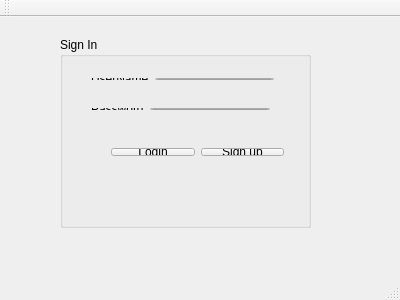
<?xml version="1.0" encoding="UTF-8"?>
<ui version="4.0">
 <class>MainWindow</class>
 <widget class="QMainWindow" name="MainWindow">
  <property name="geometry">
   <rect>
    <x>0</x>
    <y>0</y>
    <width>400</width>
    <height>300</height>
   </rect>
  </property>
  <property name="windowTitle">
   <string>Sign in</string>
  </property>
  <widget class="QWidget" name="centralWidget">
   <widget class="QGroupBox" name="groupBox">
    <property name="geometry">
     <rect>
      <x>60</x>
      <y>20</y>
      <width>251</width>
      <height>191</height>
     </rect>
    </property>
    <property name="title">
     <string>Sign In</string>
    </property>
    <widget class="QWidget" name="layoutWidget">
     <property name="geometry">
      <rect>
       <x>20</x>
       <y>60</y>
       <width>201</width>
       <height>24</height>
      </rect>
     </property>
     <layout class="QHBoxLayout" name="horizontalLayout_2">
      <item>
       <widget class="QLabel" name="label_password">
        <property name="text">
         <string>Password</string>
        </property>
       </widget>
      </item>
      <item>
       <widget class="QLineEdit" name="lineEdit_password">
        <property name="echoMode">
         <enum>QLineEdit::Password</enum>
        </property>
       </widget>
      </item>
     </layout>
    </widget>
    <widget class="QWidget" name="layoutWidget">
     <property name="geometry">
      <rect>
       <x>20</x>
       <y>30</y>
       <width>205</width>
       <height>24</height>
      </rect>
     </property>
     <layout class="QHBoxLayout" name="horizontalLayout">
      <item>
       <widget class="QLabel" name="label_username">
        <property name="text">
         <string>UserName</string>
        </property>
       </widget>
      </item>
      <item>
       <widget class="QLineEdit" name="lineEdit_username"/>
      </item>
     </layout>
    </widget>
    <widget class="QWidget" name="layoutWidget">
     <property name="geometry">
      <rect>
       <x>40</x>
       <y>100</y>
       <width>195</width>
       <height>30</height>
      </rect>
     </property>
     <layout class="QHBoxLayout" name="horizontalLayout_3">
      <item>
       <widget class="QPushButton" name="pushButton_login">
        <property name="text">
         <string>Login</string>
        </property>
       </widget>
      </item>
      <item>
       <widget class="QPushButton" name="pushButton_signUp">
        <property name="text">
         <string>Sign up</string>
        </property>
       </widget>
      </item>
     </layout>
    </widget>
   </widget>
   <widget class="QLabel" name="label_status">
    <property name="geometry">
     <rect>
      <x>60</x>
      <y>215</y>
      <width>301</width>
      <height>21</height>
     </rect>
    </property>
    <property name="text">
     <string/>
    </property>
   </widget>
  </widget>
  <widget class="QMenuBar" name="menuBar">
   <property name="geometry">
    <rect>
     <x>0</x>
     <y>0</y>
     <width>400</width>
     <height>26</height>
    </rect>
   </property>
  </widget>
  <widget class="QToolBar" name="mainToolBar">
   <attribute name="toolBarArea">
    <enum>TopToolBarArea</enum>
   </attribute>
   <attribute name="toolBarBreak">
    <bool>false</bool>
   </attribute>
  </widget>
  <widget class="QStatusBar" name="statusBar"/>
 </widget>
 <layoutdefault spacing="6" margin="11"/>
 <resources/>
 <connections/>
</ui>
